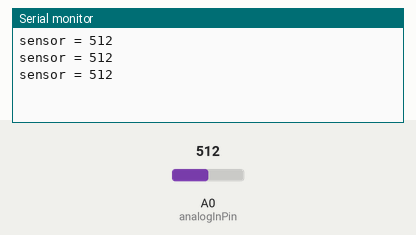
Simulated run of this sketch. Board: Arduino Uno, built with avr-gcc and run on an emulated ATmega328P. On the bench: the last lines printed to the serial monitor. The inputs (shaded band) are chosen by the test bench; at power-on: A0 (analogInPin) = 512.

Above: at 1.3 s.
1.4 s: A0 (analogInPin) set to 716
At 1.9 s:
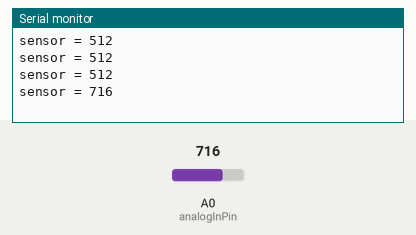
2.9 s: A0 (analogInPin) set to 900
At 3.4 s:
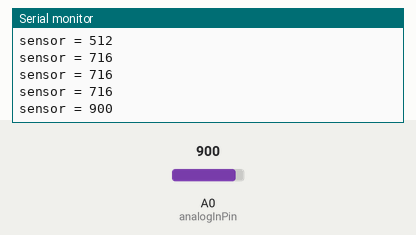
Timing chart, 0 to 5.9 s (numbered marks = the images above; inputs shaded):
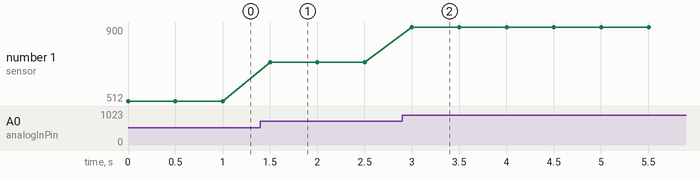

The sketch:

configLDR.ino
```cpp
const int analogInPin = A0;		         // Pino analógico que o sensor está conectado

int sensorValue = 0;                     // valor que será lido do sensor

int setpoint = 200;                      // Este valor deverá ser alterado de acordo com a intensidade de
										 // luz desejada.

void setup() {
  Serial.begin(9600);                    // inicializa a comunicação serial com a taxa de 9600 bps
}

void loop() {

  sensorValue = analogRead(analogInPin); // Faz a leitura do pino analógico

  Serial.print("sensor = " );            // Imprime o resultado no monitor serial
  Serial.println(sensorValue);


  delay(500);                              // Aguarda 2 milisegundos para estabilizar o conversor ADC
}
```

Measured:
- after the input at 1.4 s, the serial monitor: prints a new line after 0.10 s (image 1)
- after the input at 2.9 s, the serial monitor: prints a new line after 0.10 s (image 2)
- plotted number 1: 512 → 716 after the input at 1.4 s, 716 → 900 after the input at 2.9 s
